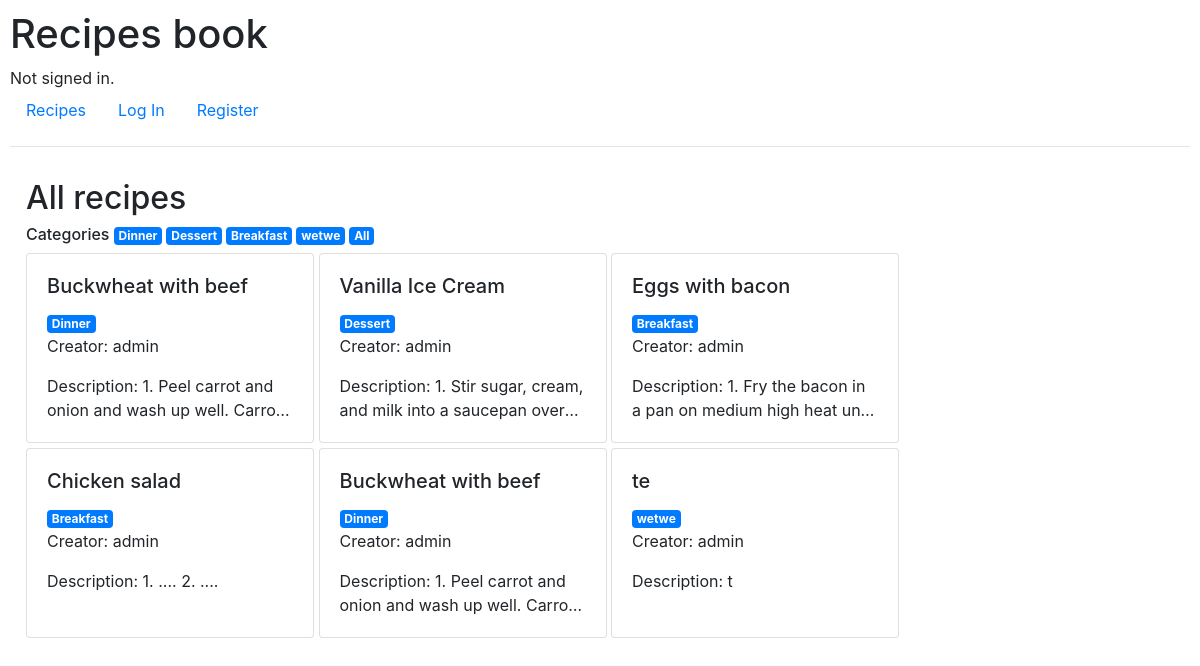
The app's page /, older data.
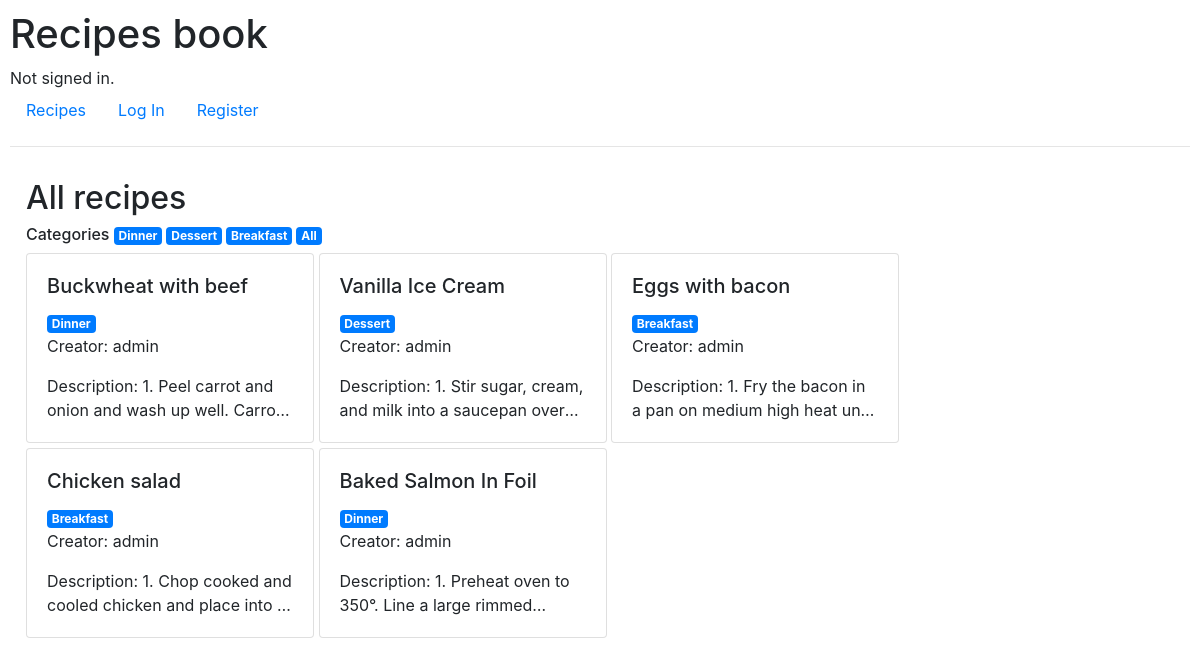
The same page, newer data.
### mplan/models.py (models this page shows, shortened)
class Recipe(models.Model):
    name = models.CharField(max_length=64)
    ingredient = models.ManyToManyField('Ingredient', blank=True, related_name='ingredient')
    description = models.CharField(max_length=4096)
    category = models.CharField(max_length=64, blank=True)
    date = models.DateTimeField(auto_now_add=True, blank=True)
    creator = models.ForeignKey(User, on_delete=models.CASCADE, related_name='owner')

class User(AbstractUser):
    pass

### mplan/views.py (the view)
# urls.py: path("", views.index, name="index"),
def index(request):
    all_recipes = Recipe.objects.all()
    all_categories = Recipe.objects.values('category').distinct().exclude(category__exact='')
    return render(request, "mplan/index.html", {
                    "all_categories": all_categories,
                    "all_recipes": all_recipes})

### mplan/templates/mplan/index.html
{% extends "mplan/layout.html" %}
{% block body %}
<div style='padding: 1em'>
    {% if category %}
        <h2>{{category}} recipes</h2>
    {% else %}
        <h2>All recipes</h2>
    {% endif %}
    <h6> Categories
        {% for category in all_categories %}
            <a href="/category/{{category.category}}" class="badge badge-primary"> {{category.category}} </a>
        {% endfor %}
        <a href="/" class="badge badge-primary"> All </a>
    </h6>
    <div>
        {% for recipe in all_recipes %}
            <div onclick="window.open('{% url "recipe" recipe.id %}', '_self');" class="card" style="width: 18rem; margin: 0px 0px 5px;">
                <div class="card-body" style='min-height: 188px'>
                    <h5 class="card-title">
                        {{ recipe.name}}
                    </h5>
                    {% if recipe.category %}
                        <a href="category/{{recipe.category}}" class="badge badge-primary"> {{recipe.category}} </a>
                    {% endif %}
                    <p class="card-text">Creator: {{ recipe.creator }}</p>
                    <p class="card-text text">Description: {{ recipe.description }}</p>
                </div>
            </div>
        {% endfor %}
    </div>
</div>
{% endblock %}

### mplan/templates/mplan/layout.html (shortened to what this page needs)
{% load static %}
<!DOCTYPE html>
<html lang="en">
    <head>
        <link rel="stylesheet" href="https://stackpath.bootstrapcdn.com/bootstrap/4.4.1/css/bootstrap.min.css">
        <link href="{% static 'mplan/styles.css' %}" rel="stylesheet">
    </head>
    <body>
        <h1>Recipes book</h1>
        <div>
            {% if user.is_authenticated %}
                Signed in as <strong>{{ user.username }}</strong>.
            {% else %}
                Not signed in.
            {% endif %}
        </div>
        <ul class="nav">
            <li class="nav-item">
                <a class="nav-link" href="{% url 'index' %}">Recipes</a>
            </li>
            {% if user.is_authenticated %}
                <li class="nav-item">
                    <a class="nav-link" href="{% url 'create_recipe' %}">Create recipe</a>
                </li>
                <li class="nav-item">
                    <a class="nav-link" href="{% url 'logout' %}">Log Out</a>
                </li>
            {% else %}
                <li class="nav-item">
                    <a class="nav-link" href="{% url 'login' %}">Log In</a>
                </li>
                <li class="nav-item">
                    <a class="nav-link" href="{% url 'register' %}">Register</a>
                </li>
            {% endif %}
        </ul>
        <hr>
        {% block body %}
        {% endblock %}
        </body>
</html>

### mplan/static/mplan/styles.css (style rules this page uses)
body { padding: 10px; }
.card { vertical-align: middle; display: inline-block; margin: 5px 10px 5px 0px; }
.text { overflow: hidden; text-overflow: ellipsis; display: -webkit-box; -webkit-line-clamp: 2; -webkit-box-orient: vertical; }

Row changes from the older to the newer data that the page shows:
removed Recipe: name "Buckwheat with beef", category "Dinner", creator "admin", description "1. Peel carrot and onion and wash up well.…"
removed Recipe: name "te", category "wetwe", creator "admin", description "t"
changed Recipe "Chicken salad": description "1. .... 2. ...." → "1. Chop cooked and cooled chicken and place into…"
added Recipe: name "Baked Salmon In Foil", category "Dinner", creator "admin", description "1. Preheat oven to 350°. Line a large…"
Text that changed along with them:
list line gone: "wetwe"
